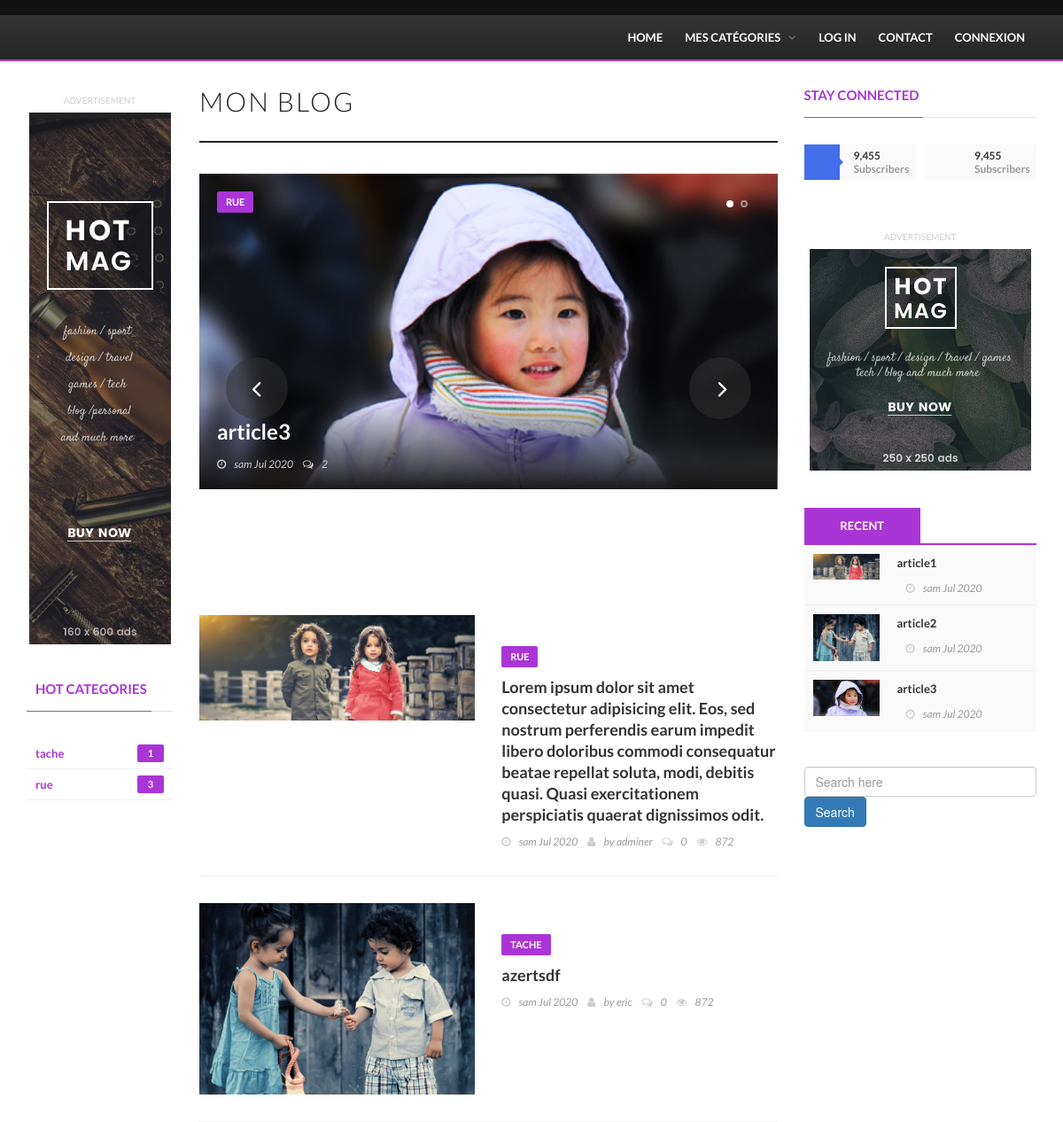
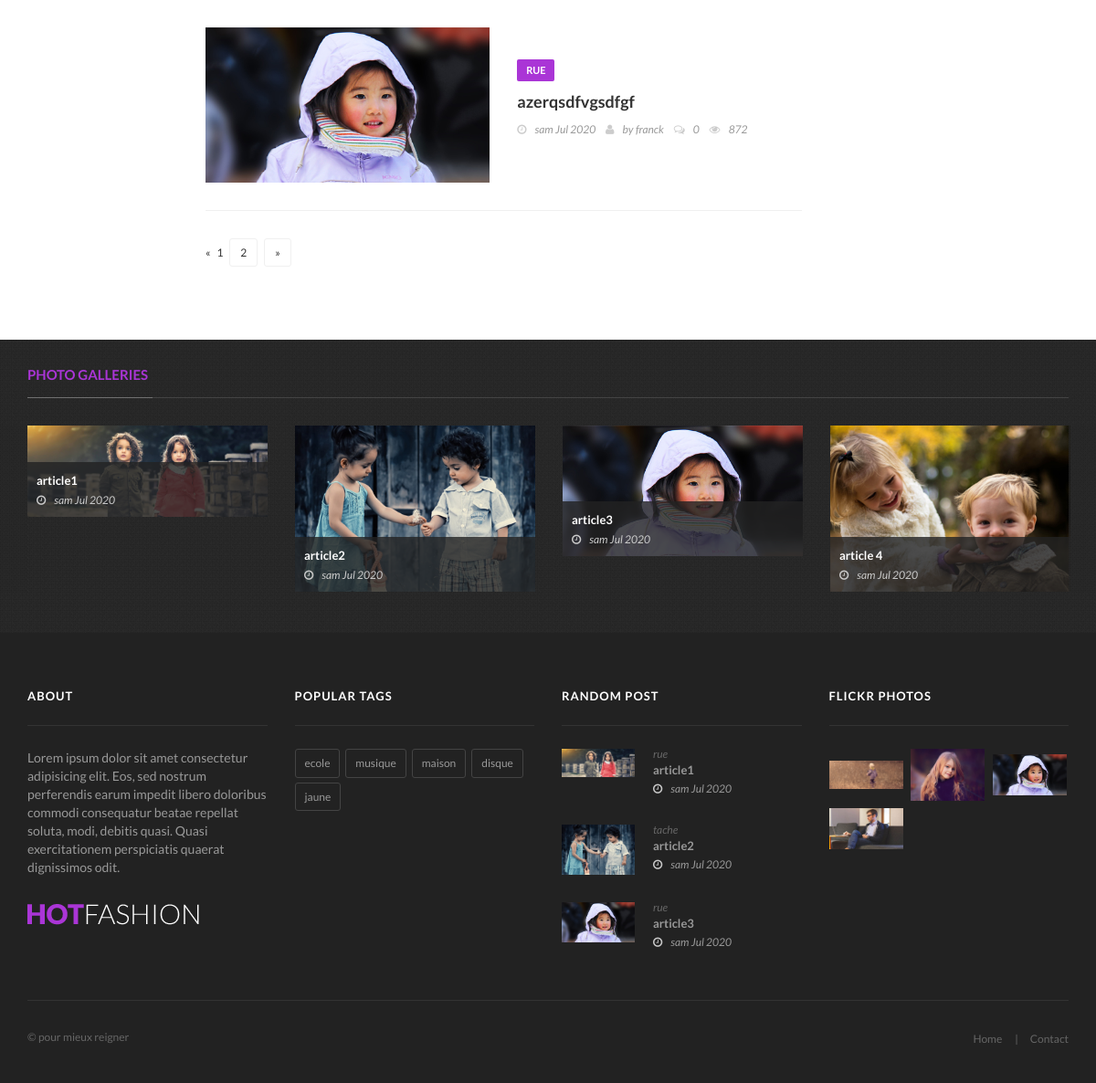
The app's page /blog/category with its own data (2 pictures, top to bottom).
### blog/models.py (models this page shows, shortened)
class CategorieArticle(models.Model):
    nom = models.CharField(max_length=255)
    description = models.TextField()
    image = models.ImageField(upload_to="images/CategorieArticle")
    date_add = models.DateTimeField(auto_now_add=True)
    date_update = models.DateTimeField(auto_now=True)
    status = models.BooleanField(default=True)
    class Meta():
        verbose_name = 'Categorie Article'
        verbose_name_plural = 'Categories Article'
    def __str__(self):
        return self.nom

class Article(models.Model):
    titre = models.CharField(max_length=255)
    description = models.TextField()
    contenu = HTMLField()
    image = models.ImageField(upload_to="images/Article")
    tag = models.ManyToManyField(Tag, related_name='tag_Article')
    auteur = models.ForeignKey(User, on_delete=models.CASCADE, related_name='user_article')
    categorie = models.ForeignKey(CategorieArticle, on_delete=models.CASCADE, related_name='categorie_Article')
    date_add = models.DateTimeField(auto_now_add=True)
    date_update = models.DateTimeField(auto_now=True)
    status = models.BooleanField(default=True)
    class Meta():
        verbose_name = 'Article'
        verbose_name_plural = 'Articles'

class Commentaire(models.Model):
    article = models.ForeignKey(Article, on_delete=models.CASCADE, related_name='commentaire_article')
    nom = models.CharField(max_length=255, null=True)
    email = models.EmailField(null=True)
    website = models.URLField(null=True)
    commentaire = models.TextField()
    user = models.ForeignKey(User, on_delete=models.CASCADE, related_name='user_comment')
    date_add = models.DateTimeField(auto_now_add=True)
    date_update = models.DateTimeField(auto_now=True)
    status = models.BooleanField(default=True)
    class Meta():
        verbose_name = 'Commentaire'
        verbose_name_plural = 'Commentaires'

class Tag(models.Model):
    nom = models.CharField(max_length=255)
    description = models.TextField()
    date_add = models.DateTimeField(auto_now_add=True)
    date_update = models.DateTimeField(auto_now=True)
    status = models.BooleanField(default=True)
    class Meta():
        verbose_name = 'Tag'
        verbose_name_plural = 'Tags'

### website/models.py (models this page shows, shortened)
class SocialAccount(models.Model):
    ICONS = [
        ("facebook", "fa-facebook"),
        ("instagram", "fa-instagram"),
        ("google-plus", "fa-google-plus"),
        ("linkedin", "fa-linkedin-in")
    ]
    nom = models.CharField(max_length=255)
    lien = models.URLField()
    icon = models.CharField(choices=ICONS, max_length=20)
    date_add = models.DateTimeField(auto_now_add=True)
    date_update = models.DateTimeField(auto_now=True)
    status = models.BooleanField(default=True)
    class Meta():
        verbose_name = 'Social account'
        verbose_name_plural = 'Socials account'

class Presentation(models.Model):
    nom = models.CharField(max_length=255)
    description = models.TextField()
    image = models.ImageField(upload_to="images/Presentation")
    slogan = models.TextField(null=True)
    date_add = models.DateTimeField(auto_now_add=True)
    date_update = models.DateTimeField(auto_now=True)
    status = models.BooleanField(default=True)
    class Meta():
        verbose_name = 'Presentation'
        verbose_name_plural = 'Presentations'

class Gallerie(models.Model):
    nom = models.CharField(max_length=255)
    image = models.ImageField(upload_to="images/Gallerie")
    date_add = models.DateTimeField(auto_now_add=True)
    date_update = models.DateTimeField(auto_now=True)
    status = models.BooleanField(default=True)
    class Meta:
        verbose_name = 'Gallerie'
        verbose_name_plural = 'Galleries'

### blog/views.py (the view)
# urls.py: path("category",views.category, name="category"),
def category(request):
    tag = Tag.objects.filter(status=True)
    sociaux = SocialAccount.objects.filter(status=True)
    presentation = Presentation.objects.filter(status=True)[:1].get()
    gallerie = Gallerie.objects.filter(status=True)[:4]
    articles = Article.objects.filter(status=True)[:2]
    article_order = Article.objects.order_by('date_add')[:4]
    categorie = CategorieArticle.objects.filter(status=True)[:2]
    recent = Article.objects.order_by('date_add')[:3]
    slide_categorie = Article.objects.filter(status=True)[2:]
    article_news = Article.objects.filter(status=True)
    _paginator = Paginator(article_news,3)
    page = request.GET.get('page',1)
    try:
        article_page = _paginator.page(page)
    except PageNotAnInteger: # Si le numero de page n'est pas un entier
        article_page = _paginator.page(1)
    except EmptyPage: # Si la page est vide
        article_page = _paginator.page(_paginator.num_pages)
    datas = {
        'tag':tag,
        'sociaux':sociaux,
        'presentation':presentation,
        'gallerie':gallerie,
        'articles':articles,
        'order':article_order,
        'categorie':categorie,
        'recent': recent,
        'slide': slide_categorie,
        'new':article_page
    }
    return render(request, 'pages/fashion-category.html', datas)

### templates/pages/fashion-category.html (shortened to what this page needs)
{% extends 'base/base.html' %}
{% load static %}
{% block content %}
		<section class="block-wrapper outer-background">
			<div class="container">
				<div class="row">
					<div class="col-md-2 col-sm-0">
						<div class="sidebar small-sidebar">
							<div class="advertisement">
								<div class="desktop-advert">
									<span>Advertisement</span>
									<img src="{% static 'upload/addsense/160x600.jpg' %}" alt="">
								</div>
							</div>
							<div class="widget categories-widget">
								<div class="title-section">
									<h1><span>Hot Categories</span></h1>
								</div>
								<ul class="category-list">
									{% for list in categorie  %}
									<li>
										<a href="#">{{ list.nom }} <span>{{ list.categorie_Article.all|length }}</span></a>
									</li>
									{% endfor %}
								</ul>
							</div>
						</div>
					</div>
					<div class="col-md-7 col-sm-8">
						<div class="block-content">
							<h1 class="category-title">Mon blog </h1>
							<div class="grid-box">
								<div class="image-slider">
									<ul class="bxslider">
										{% for slide in slide %}
											<li>
												<div class="news-post image-post">
													<img src="{{ slide.image.url }}" alt="">
													<div class="hover-box">
														<span class="top-stories">{{ slide.categorie }}</span>
														<div class="inner-hover">
															<h2><a href="{% url 'single' slide.id %}">{{ slide.titre }}</a></h2>
															<ul class="post-tags">
																<li><i class="fa fa-clock-o"></i>{{ slide.date_add|date:'D M Y' }}</li>
																<li><a href="#"><i class="fa fa-comments-o"></i><span>{{ slide.commentaire_article.all|length }}</span></a></li>
															</ul>
														</div>
													</div>
												</div>
											</li>
										{% endfor %}
									</ul>
								</div>
							</div>
							{% if new %}
							<div class="article-box">
								{% for article_new in new  %}
								<div class="news-post article-post">
									<div class="row">
										<div class="col-sm-6">
											<div class="post-gallery">
												<img alt="" src="{{ article_new.image.url }}">
											</div>
										</div>
										<div class="col-sm-6">
											<div class="post-content">
												<a class="category-post" href="#">{{ article_new.categorie }}</a>
												<h2><a href="{% url 'single' article_new.id %}">{{ article_new.description }}</a></h2>
												<ul class="post-tags">
													<li><i class="fa fa-clock-o"></i>{{ article_new.date_add|date:'D M Y' }}</li>
													<li><i class="fa fa-user"></i>by <a href="#">{{ article_new.auteur }}</a></li>
													<li><a href="#"><i class="fa fa-comments-o"></i><span>{{ article_new.article.all|length }}</span></a></li>
													<li><i class="fa fa-eye"></i>872</li>
												</ul>
											</div>
										</div>
									</div>
								</div>
								{% endfor %}
								<div class="pagination-box">
									{% if new.has_other_pages %}
									<ul class="pagination-list">
									  {% if new.has_previous %}
										<li><a href="?page={{ new.previous_page_number }}">&laquo;</a></li>
									  {% else %}
										<li class="disabled"><span>&laquo;</span></li>
									  {% endif %}
									  {% for i in new.paginator.page_range %}
										{% if new.number == i %}
										  <li class="active"><span>{{ i }} <span class="sr-only">(current)</span></span></li>
										{% else %}
										  <li><a href="?page={{ i }}">{{ i }}</a></li>
										{% endif %}
									  {% endfor %}
									  {% if new.has_next %}
										<li><a href="?page={{ new.next_page_number }}">&raquo;</a></li>
									  {% else %}
										<li class="disabled"><span>&raquo;</span></li>
									  {% endif %}
									</ul>
									{% endif %}
								</div>
							</div>
						{% endif %}
						</div>
					</div>
					<div class="col-md-3 col-sm-4">
						<div class="sidebar large-sidebar">
							<div class="widget social-widget">
								{% include 'include/social.html' %}
							</div>
							<div class="advertisement">
								<div class="desktop-advert">
									<span>Advertisement</span>
									<img src="{% static 'upload/addsense/250x250.jpg' %}" alt="">
								</div>
							</div>
							<div class="widget tab-posts-widget">
								{% include 'include/recent.html' %}
							</div>
							{% include 'include/search.html' %}
						</div>
					</div>
				</div>
			</div>
		</section>
	{% include 'include/gallerie.html' %}
	{% endblock content %}

### templates/base/base.html (shortened to what this page needs)
{% load static %}
<!doctype html>
<html lang="en" class="no-js">
<head>
	<link href="//maxcdn.bootstrapcdn.com/font-awesome/4.2.0/css/font-awesome.min.css" rel="stylesheet">
	<link rel="stylesheet" type="text/css" href="{% static 'css/bootstrap.min.css' %}" media="screen">
	<link rel="stylesheet" type="text/css" href="{% static 'css/jquery.bxslider.css' %}" media="screen">
	<link rel="stylesheet" type="text/css" href="{% static 'css/font-awesome.css' %}" media="screen">
	<link rel="stylesheet" type="text/css" href="{% static 'css/magnific-popup.css' %}" media="screen">
	<link rel="stylesheet" type="text/css" href="{% static 'css/owl.carousel.css' %}" media="screen">
    <link rel="stylesheet" type="text/css" href="{% static 'css/owl.theme.css' %}" media="screen">
	<link rel="stylesheet" type="text/css" href="{% static 'css/ticker-style.css' %}"/>
	<link rel="stylesheet" type="text/css" href="{% static 'css/style.css' %}" media="screen">
</head>
<body>
	<div id="container">
			<header class="clearfix third-style">
				<nav class="navbar navbar-default navbar-static-top" role="navigation">
					<div class="top-line">
						<div class="container">
							<div class="row">
								<div class="col-md-9">
								</div>
							</div>
						</div>
					</div>
					<div class="nav-list-container">
						<div class="container">
							<div class="collapse navbar-collapse" id="bs-example-navbar-collapse-1">
								<ul class="nav navbar-nav navbar-right">
									<li><a class="home" href="{% url 'index' %}">Home</a></li>
									<li class="drop-arrow"><a href="{% url 'category' %}">Mes Catégories</a>
									<li><a href="{% url 'login' %}">Log In</a></li>
									<li><a href="{% url 'contact' %}">Contact</a></li>
									{% if  request.user.is_authenticated %}
									<li><a href="{% url 'logout' %}"> {{ user.username }}  Deconnexion</a></li>
									{% else %}
									<li><a href="{% url 'login' %}">Connexion</a></li>
									{% endif %}
								</ul>
							</div>
						</div>
					</div>
				</nav>
			</header>
{% block content %}
{% endblock content %}
			<footer>
				<div class="container">
					<div class="footer-widgets-part">
						<div class="row">
							<div class="col-md-3">
								<div class="widget text-widget">
									<h1>About</h1>
									<p> {{ presentation.description }} </p>
									<a href="{% url 'index' %}"><img src="{% static 'images/footer-logo.png' %}" alt=""></a>
								</div>
							</div>
							<div class="col-md-3">
								<div class="widget tags-widget">
									<h1>Popular Tags</h1>
									<ul class="tag-list">
										{% for tag in tag %}
											<li><a href="#">{{ tag.nom }}</a></li>
										{% endfor %}
									</ul>
								</div>
							</div>
							<div class="col-md-3">
								<div class="widget posts-widget">
									<h1>Random Post</h1>
									<ul class="list-posts">
										{% for article_footer in recent %}
										<li>
											<img src="{{ article_footer.image.url }}" alt="">
											<div class="post-content">
												<a href="#">{{ article_footer.categorie  }}</a>
												<h2><a href="#">{{ article_footer.titre }}</a></h2>
												<ul class="post-tags">
													<li><i class="fa fa-clock-o"></i>{{ article_footer.date_add|date:'D M Y' }}</li>
												</ul>
											</div>
										</li>
										{% endfor %}
									</ul>
								</div>
							</div>
							<div class="col-md-3">
								<div class="widget flickr-widget">
									<h1>Flickr Photos</h1>
									<ul class="flickr-list">
										{% for photo in gallerie %}
											<li><a href="#"><img src="{{ photo.image.url }}" alt=""></a></li>
										{% endfor %}
									</ul>
								</div>
							</div>
						</div>
					</div>
					<div class="footer-last-line">
						<div class="row">
							<div class="col-md-6">
								<p>&copy; {{presentation.slogan}}</p>
							</div>
							<div class="col-md-6">
								<nav class="footer-nav">
									<ul>
										<li><a href="{% url 'index' %}">Home</a></li>
										<li><a href="{% url 'contact' %}">Contact</a></li>
									</ul>
								</nav>
							</div>
						</div>
					</div>
				</div>
			</footer>
		</div>
	</body>
	</html>

### templates/include/social.html
<div class="widget social-widget">
    <div class="title-section">
        <h1><span>Stay Connected</span></h1>
    </div>
    <ul class="social-share">
        {% for social in  sociaux %}
        <li>
            <a href="{{ social.lien }}" class="{{ social.nom }}"><i class="{{ social.icon.url }}"></i></a>
            <span class="number">9,455</span>
            <span>Subscribers</span>
        </li>
        {% endfor %}
    </ul>
</div>

### templates/include/recent.html
<div class="widget tab-posts-widget">
    <ul class="nav nav-tabs" id="myTab">
        <li class="active">
            <a href="#option1" data-toggle="tab">Recent</a>
        </li>
    </ul>
    <div class="tab-content">
        <div class="tab-pane active" id="option1">
            <ul class="list-posts">
                {% for blog in recent %}
                    <li>
                        <img src="{{ blog.image.url }}" alt="">
                        <div class="post-content">
                            <h2><a href="{% url 'single' blog.id %}">{{ blog.titre }} </a></h2>
                            <ul class="post-tags">
                                <li><i class="fa fa-clock-o"></i>{{ blog.date_add|date:'D M Y' }}</li>
                            </ul>
                        </div>
                    </li>
                {% endfor %}
            </ul>
        </div>
    </div>
</div>

### templates/include/gallerie.html
<section class="feature-video">
    <div class="container">
        <div class="title-section white">
            <h1><span>Photo Galleries</span></h1>
        </div>
        <div class="features-video-box owl-wrapper">
            <div class="owl-carousel" data-num="4">
                {% for gallerie in order %}
                <div class="item news-post image-post3">
                    <img alt="" src="{{ gallerie.image.url }}">
                    <div class="hover-box">
                        <h2><a href="{% url 'single' gallerie.id %}"> {{ gallerie.titre }} </a></h2>
                        <ul class="post-tags">
                            <li><i class="fa fa-clock-o"></i>{{ gallerie.date_add|date:'D M Y' }}</li>
                        </ul>
                    </div>
                </div>
            {% endfor %}
            </div>
        </div>
    </div>
</section>

### records on screen
CategorieArticle: nom "tache", categorie_Article.all|length "1"
CategorieArticle: nom "rue", categorie_Article.all|length "3"
Article: image (picture), categorie "RUE", titre "article3", date_add "sam Jul 2020", commentaire_article.all|length "2", description "azerqsdfvgsdfgf", auteur "franck", article.all|length "0", categorie "rue"
Article: image (picture), categorie "RUE", description "Lorem ipsum dolor sit amet consectetur adipisicing elit. Eos, sed nostrum perferendis earum impedit libero doloribus commodi consequatur beatae repellat soluta, modi, debitis quasi. Quasi exercitationem perspiciatis quaerat dignissimos odit.", date_add "sam Jul 2020", auteur "adminer", article.all|length "0", titre "article1", categorie "rue"
Article: image (picture), categorie "TACHE", description "azertsdf", date_add "sam Jul 2020", auteur "eric", article.all|length "0", titre "article2", categorie "tache"
Article: image (picture), titre "article 4", date_add "sam Jul 2020"
Presentation: description "Lorem ipsum dolor sit amet consectetur adipisicing elit. Eos, sed nostrum perferendis earum impedit libero doloribus commodi consequatur beatae repellat soluta, modi, debitis quasi. Quasi exercitationem perspiciatis quaerat dignissimos odit.", slogan "pour mieux reigner"
Tag: nom "ecole"
Tag: nom "musique"
Tag: nom "maison"
Tag: nom "disque"
Tag: nom "jaune"
Gallerie: image (picture)
Gallerie: image (picture)
Gallerie: image (picture)
Gallerie: image (picture)

### other values on screen
{{ i }} "1"
{{ i }} "2"
